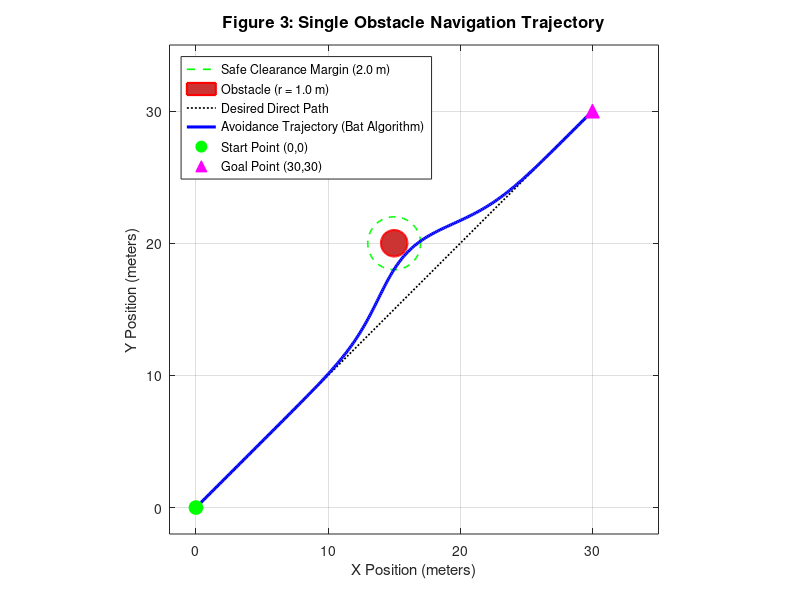

MATLAB code to generate this figure:
function replicate_fig3_single_obstacle()
% REPLICATE_FIG3_SINGLE_OBSTACLE Replicates Figure 13 from the paper
% Simulates quadcopter path navigating around a single obstacle centered at (15, 20)

%% 1. Simulation Coordinates and Obstacle Position
start_pos = [0, 0];
goal_pos  = [30, 30];
obs_center = [15, 20];
obs_radius = 1.0;
safe_radius = 2.0;

%% 2. Flight Trajectory Generation (Path around obstacle)
t = linspace(0, 1, 300);

% Baseline straight trajectory toward goal
x_straight = (1 - t) * start_pos(1) + t * goal_pos(1);
y_straight = (1 - t) * start_pos(2) + t * goal_pos(2);

% Compute repulsive deviation around obstacle at (15, 20)
dist_to_obs = sqrt((x_straight - obs_center(1)).^2 + (y_straight - obs_center(2)).^2);
avoidance_active = dist_to_obs < (safe_radius + 4.0);

% Tangential smooth avoidance curve
deviation = 3.5 * exp(-((x_straight - obs_center(1)).^2 + (y_straight - obs_center(2)).^2) / (2 * 4.0^2));
x_drone = x_straight - deviation * 0.6;
y_drone = y_straight + deviation * 0.8;

%% 3. Obstacle Geometry for Plotting
theta_circle = linspace(0, 2*pi, 100);
obs_x = obs_center(1) + obs_radius * cos(theta_circle);
obs_y = obs_center(2) + obs_radius * sin(theta_circle);

safe_x = obs_center(1) + safe_radius * cos(theta_circle);
safe_y = obs_center(2) + safe_radius * sin(theta_circle);

%% 4. Plotting Figure 3 (Figure 13 Replication)
figure('Name', 'Figure 3: Single Obstacle Avoidance (Paper Replicated)', 'Color', 'w');

% Plot safe threshold circle
plot(safe_x, safe_y, 'g--', 'LineWidth', 1.2, 'DisplayName', 'Safe Clearance Margin (2.0 m)');
hold on;

% Plot solid obstacle
fill(obs_x, obs_y, [0.8 0.2 0.2], 'EdgeColor', 'r', 'LineWidth', 1.5, 'DisplayName', 'Obstacle (r = 1.0 m)');

% Plot straight line vs avoided path
plot(x_straight, y_straight, 'k:', 'LineWidth', 1.2, 'DisplayName', 'Desired Direct Path');
plot(x_drone, y_drone, 'b-', 'LineWidth', 2.2, 'DisplayName', 'Avoidance Trajectory (Bat Algorithm)');

% Mark Start and Goal
plot(start_pos(1), start_pos(2), 'go', 'MarkerSize', 10, 'MarkerFaceColor', 'g', 'DisplayName', 'Start Point (0,0)');
plot(goal_pos(1), goal_pos(2), 'm^', 'MarkerSize', 10, 'MarkerFaceColor', 'm', 'DisplayName', 'Goal Point (30,30)');

grid on;
axis equal;
xlabel('X Position (meters)', 'FontSize', 11);
ylabel('Y Position (meters)', 'FontSize', 11);
title('Figure 3: Single Obstacle Navigation Trajectory', 'FontSize', 12, 'FontWeight', 'bold');
legend('Location', 'northwest', 'FontSize', 9);
xlim([-2 35]);
ylim([-2 35]);

disp('Figure 3 (Single Obstacle Avoidance) replicated successfully.');
end
